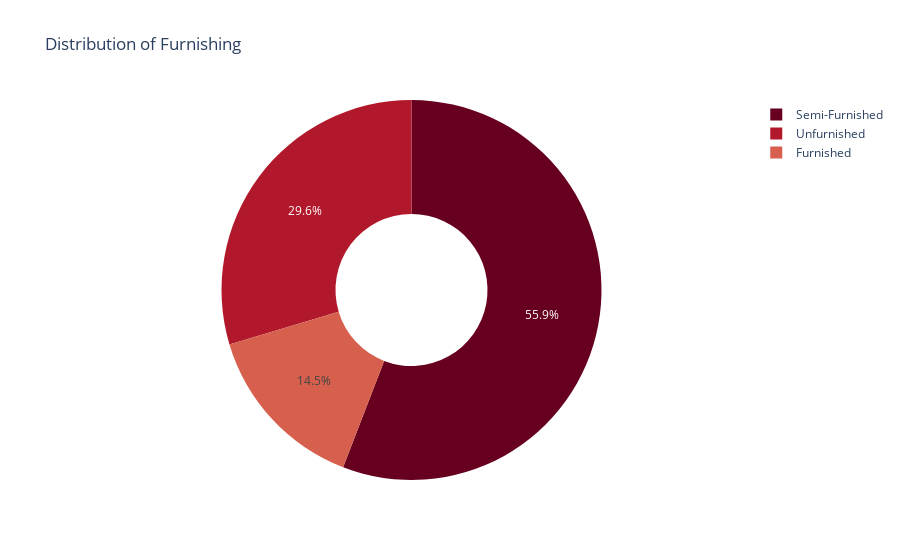
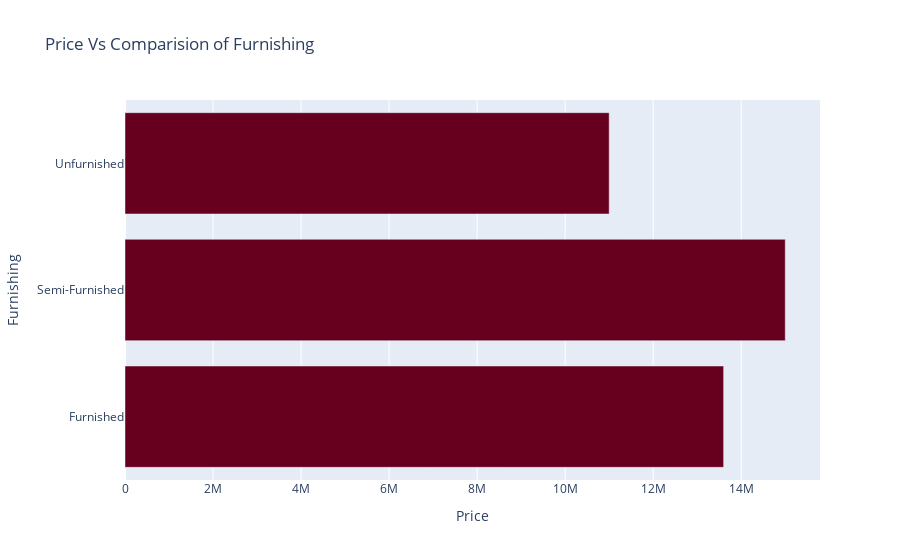

The code cell stored with these charts, in order, in its notebook:
### Markdown cell above
## Property Price Insights by Location
- Premium Localities:
Friends Colony, Hauz Khas, and Greater Kailash top the chart with the highest property prices, indicating their status as upscale, well-developed neighborhoods favored for luxury living and investment.
- Mid-Tier Zones:
Areas like Patel Nagar, Saket, and Malviya Nagar show moderate pricing, suggesting balanced demand and accessibility—ideal for middle-income buyers seeking urban convenience.
- Affordable Segments:
Narela, Uttam Nagar, Budh Vihar, and Mahavir Enclave reflect the lowest property prices, positioning them as budget-friendly options, likely with developing infrastructure and emerging residential appeal.
- Investment Implication:
The wide price disparity across locations highlights strategic opportunities for both premium investments and affordable housing development, depending on buyer goals and urban growth trends.

### Code cell
temp = df.Furnishing.value_counts().reset_index()

px.pie(temp,names='Furnishing',values='count',title='Distribution of Furnishing',hole=0.4,
       color_discrete_sequence=px.colors.sequential.RdBu).show()

temp2 = df.groupby('Furnishing')['Price'].median().reset_index()

px.bar(temp2,x='Price',y='Furnishing',title='Price Vs Comparision of Furnishing',color_discrete_sequence=px.colors.sequential.RdBu).show()

### Figure 1 — Plotly figure (JSON) as saved in the notebook; plotly's stock layout.template omitted (floating-point values rounded to 4 significant figures)
{"data": [{"domain": {"x": [0, 1], "y": [0, 1]}, "hole": 0.4, "hovertemplate": "Furnishing=%{label}<br>count=%{value}<extra></extra>", "labels": ["Semi-Furnished", "Unfurnished", "Furnished"], "legendgroup": "", "name": "", "showlegend": true, "type": "pie", "values": [677, 359, 176]}], "layout": {"legend": {"tracegroupgap": 0}, "piecolorway": ["rgb(103,0,31)", "rgb(178,24,43)", "rgb(214,96,77)", "rgb(244,165,130)", "rgb(253,219,199)", "rgb(247,247,247)", "rgb(209,229,240)", "rgb(146,197,222)", "rgb(67,147,195)", "rgb(33,102,172)", "rgb(5,48,97)"], "title": {"text": "Distribution of Furnishing"}}}

### Figure 2 — Plotly figure (JSON) as saved in the notebook; plotly's stock layout.template omitted (floating-point values rounded to 4 significant figures)
{"data": [{"alignmentgroup": "True", "hovertemplate": "Price=%{x}<br>Furnishing=%{y}<extra></extra>", "legendgroup": "", "marker": {"color": "rgb(103,0,31)", "pattern": {"shape": ""}}, "name": "", "offsetgroup": "", "orientation": "h", "showlegend": false, "textposition": "auto", "type": "bar", "x": [13600000, 15000000, 11000000], "xaxis": "x", "y": ["Furnished", "Semi-Furnished", "Unfurnished"], "yaxis": "y"}], "layout": {"barmode": "relative", "legend": {"tracegroupgap": 0}, "title": {"text": "Price Vs Comparision of Furnishing"}, "xaxis": {"anchor": "y", "domain": [0, 1], "title": {"text": "Price"}}, "yaxis": {"anchor": "x", "domain": [0, 1], "title": {"text": "Furnishing"}}}}
